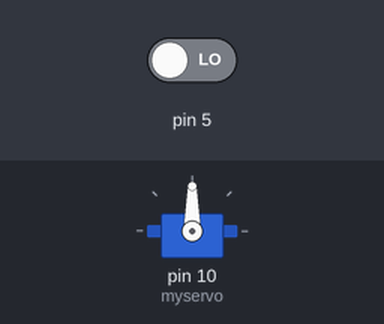
The sketch below on a simulated Arduino Uno, built with avr-gcc and run on an emulated ATmega328P. Parts: servo. The test bench sets the inputs (shaded band); at power-on: pin 5 LOW.

Above: at 1.2 s.
1.3 s: pin 5 driven HIGH
At 1.7 s:
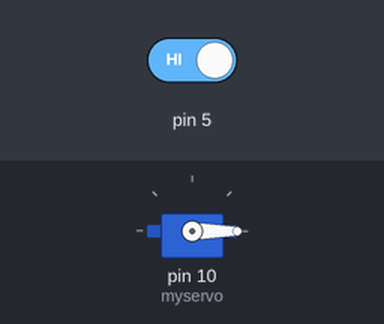
Timing chart, 0 to 4.3 s (numbered marks = the images above; inputs shaded):
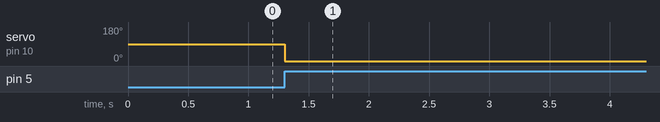

The sketch:

moteur_servo.ino
```cpp
#include <Servo.h>

Servo myservo;

int pos = 90;


void setup() {
  myservo.attach(10);
  myservo.write(pos);
  Serial.begin(9600);
  // put your setup code here, to run once:

}

void loop() {
   if (digitalRead(5) == HIGH){
  myservo.write(0);

  }


  // put your main code here, to run repeatedly:

}
```

Measured:
- after the input at 1.3 s, servo on pin 10 (myservo): 90° → 0° at once
